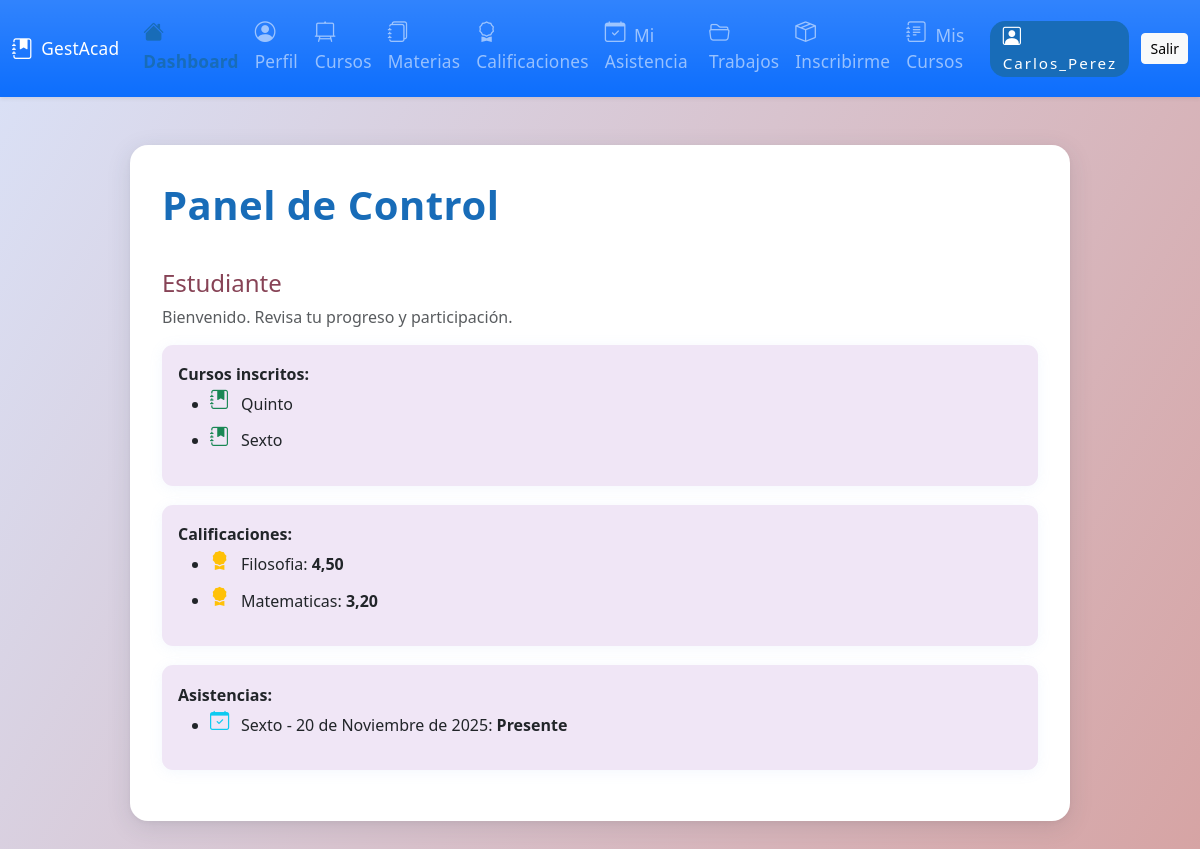
Page /dashboard/ (signed in) on the committed database.
### cursos/models.py (models this page shows, shortened)
class Curso(models.Model):
    nombre = models.CharField(max_length=100)
    descripcion = models.TextField(blank=True)
    profesor = models.ForeignKey(User, on_delete=models.CASCADE, related_name='cursos_a_cargo', null=True, blank=True)  # <-- CAMBIO: profesor a cargo

class Materia(models.Model):
    curso = models.ForeignKey(Curso, on_delete=models.CASCADE, related_name='materias')
    nombre = models.CharField(max_length=100)
    descripcion = models.TextField(blank=True)
    profesor = models.ForeignKey(User, on_delete=models.SET_NULL, null=True, blank=True, related_name='materias')

### calificaciones/models.py (models this page shows, shortened)
class Calificacion(models.Model):
    estudiante = models.ForeignKey(User, on_delete=models.CASCADE, limit_choices_to={'groups__name': 'Estudiante'})
    materia = models.ForeignKey(Materia, on_delete=models.CASCADE)
    nota = models.DecimalField(max_digits=4, decimal_places=2)
    fecha_registro = models.DateField(auto_now_add=True)

### asistencia/models.py (models this page shows, shortened)
class RegistroAsistencia(models.Model):
    estudiante = models.ForeignKey(User, on_delete=models.CASCADE, limit_choices_to={'groups__name': 'Estudiante'})
    curso = models.ForeignKey(Curso, on_delete=models.CASCADE)
    fecha = models.DateField()
    presente = models.BooleanField(default=False)
    class Meta:
        unique_together = ('estudiante', 'curso', 'fecha')

### dashboard/views.py (the view)
# urls.py: path('', views.dashboard, name='dashboard'),
@login_required
def dashboard(request):
    user = request.user
    grupos = user.groups.values_list('name', flat=True)
    context = {}
    if 'Admin' in grupos or user.is_superuser:
        context['rol'] = 'admin'
        context['total_usuarios'] = user.__class__.objects.count()
        context['total_cursos'] = Curso.objects.count()
        context['total_estudiantes'] = user.__class__.objects.filter(groups__name='Estudiante').count()
    elif 'Profesor' in grupos:
        context['rol'] = 'profesor'
        context['cursos'] = Curso.objects.filter(profesor=user)
    elif 'Estudiante' in grupos:
        context['rol'] = 'estudiante'
        calificaciones = Calificacion.objects.filter(estudiante=user)
        context['calificaciones'] = calificaciones
        context['asistencias'] = RegistroAsistencia.objects.filter(estudiante=user)
        inscripciones = Inscripcion.objects.filter(estudiante=user).select_related('curso')
        context['cursos'] = [i.curso for i in inscripciones]
    else:
        context['rol'] = 'anonimo'
    return render(request, 'dashboard/dashboard.html', context)

### dashboard/templates/dashboard/dashboard.html (shortened to what this page needs)
<!DOCTYPE html>
<html lang="es">
<head>
    <link href="https://cdn.jsdelivr.net/npm/bootstrap@5.3.2/dist/css/bootstrap.min.css" rel="stylesheet">
    <link href="https://cdn.jsdelivr.net/npm/bootstrap-icons@1.10.5/font/bootstrap-icons.css" rel="stylesheet">
</head>
<body>
<nav class="navbar navbar-expand-lg navbar-dark bg-gradient bg-primary shadow-sm">
  <div class="container-fluid">
    <a class="navbar-brand d-flex align-items-center" href="{% url 'dashboard:dashboard' %}">
        <i class="bi bi-journal-bookmark-fill"></i> GestAcad
    </a>
    <div class="collapse navbar-collapse" id="navbarSupportedContent">
      <ul class="navbar-nav me-auto mb-2 mb-lg-0">
        {% if rol == 'admin' %}
          <li class="nav-item"><a class="nav-link {% if request.resolver_match.url_name == 'dashboard' %}active{% endif %}" href="{% url 'dashboard:dashboard' %}"><i class="bi bi-house-fill"></i>Dashboard</a></li>
          <li class="nav-item"><a class="nav-link" href="{% url 'usuarios:perfil' %}"><i class="bi bi-person-badge-fill"></i>Usuarios</a></li>
          <li class="nav-item"><a class="nav-link" href="{% url 'cursos:listar_cursos' %}"><i class="bi bi-easel2-fill"></i>Cursos</a></li>
          <li class="nav-item"><a class="nav-link" href="{% url 'cursos:listar_materias' %}"><i class="bi bi-journals"></i>Materias</a></li>
          <li class="nav-item"><a class="nav-link" href="{% url 'calificaciones:listar_calificaciones' %}"><i class="bi bi-award-fill"></i>Calificaciones</a></li>
          <li class="nav-item"><a class="nav-link" href="{% url 'asistencia:listar_asistencia' %}"><i class="bi bi-calendar-check-fill"></i>Asistencias</a></li>
        {% elif rol == 'estudiante' %}
          <li class="nav-item"><a class="nav-link {% if request.resolver_match.url_name == 'dashboard' %}active{% endif %}" href="{% url 'dashboard:dashboard' %}"><i class="bi bi-house-fill"></i>Dashboard</a></li>
          <li class="nav-item"><a class="nav-link" href="{% url 'usuarios:perfil' %}"><i class="bi bi-person-circle"></i>Perfil</a></li>
          <li class="nav-item"><a class="nav-link" href="{% url 'cursos:listar_cursos' %}"><i class="bi bi-easel2"></i>Cursos</a></li>
          <li class="nav-item"><a class="nav-link" href="{% url 'cursos:listar_materias' %}"><i class="bi bi-journals"></i>Materias</a></li>
          <li class="nav-item"><a class="nav-link" href="{% url 'calificaciones:listar_calificaciones' %}"><i class="bi bi-award"></i>Calificaciones</a></li>
          <li class="nav-item"><a class="nav-link" href="{% url 'asistencia:asistencia_estudiante' %}"><i class="bi bi-calendar-check"></i>Mi Asistencia</a></li>
          <li class="nav-item"><a class="nav-link" href="{% url 'trabajos:listar_trabajos' %}"><i class="bi bi-folder2-open"></i> Trabajos</a></li>
          <li class="nav-item"><a class="nav-link" href="{% url 'inscripciones:cursos_disponibles' %}"><i class="bi bi-box-seam"></i>Inscribirme</a></li>
          <li class="nav-item"><a class="nav-link" href="{% url 'inscripciones:mis_cursos' %}"><i class="bi bi-journal-text"></i>Mis Cursos</a></li>
        {% endif %}
      </ul>
      <span class="navbar-text d-flex align-items-center">
        <span class="perfil-chip"><i class="bi bi-person-square"></i>{{ user.username }}</span>
        <form action="{% url 'usuarios:logout' %}" method="post" style="display:inline;">
            <button type="submit" class="btn btn-light btn-sm">Salir</button>
        </form>
      </span>
    </div>
  </div>
</nav>
<div class="content-box">
    <h1 class="welcome">Panel de Control</h1>
    {% if rol == 'admin' %}
        <h3>Administrador</h3>
        <div class="stats-box shadow-sm">
          <p><strong>Usuarios:</strong> {{ total_usuarios }}</p>
          <p><strong>Cursos:</strong> {{ total_cursos }}</p>
          <p><strong>Estudiantes:</strong> {{ total_estudiantes }}</p>
        </div>
        <p class="mt-2 text-muted">Bienvenido Admin. Aquí puedes gestionar usuarios, cursos, asistencia y ver reportes globales interactivos.</p>
    {% elif rol == 'estudiante' %}
        <h3>Estudiante</h3>
        <p class="mt-1 text-muted">Bienvenido. Revisa tu progreso y participación.</p>
        <div class="stats-box">
            <strong>Cursos inscritos:</strong>
            <ul>
              {% for curso in cursos %}
                <li><i class="bi bi-journal-bookmark-fill text-success"></i> {{ curso.nombre }}</li>
              {% empty %}
                <li>No tienes cursos asignados.</li>
              {% endfor %}
            </ul>
        </div>
        <div class="stats-box">
            <strong>Calificaciones:</strong>
            <ul>
                {% for calificacion in calificaciones %}
                  <li><i class="bi bi-award-fill text-warning"></i> {{ calificacion.materia.nombre }}: <b>{{ calificacion.nota }}</b></li>
                {% empty %}
                  <li>No tienes calificaciones registradas.</li>
                {% endfor %}
            </ul>
        </div>
        <div class="stats-box">
            <strong>Asistencias:</strong>
            <ul>
                {% for asistencia in asistencias %}
                  <li><i class="bi bi-calendar-check text-info"></i> {{ asistencia.curso.nombre }} - {{ asistencia.fecha }}: <span class="fw-bold">{{ asistencia.presente|yesno:"Presente,Ausente" }}</span></li>
                {% empty %}
                  <li>No hay registros de asistencia.</li>
                {% endfor %}
            </ul>
        </div>
    {% else %}
        <div class="alert alert-warning">No tienes rol asignado. Consulta con el administrador.</div>
    {% endif %}
</div>
</body>
</html>

### dashboard/templates/dashboard/dashboard.html (style rules this page uses)
body { background: linear-gradient(120deg, #dae2f8 0%, #d6a4a4 100%); min-height: 100vh; margin: 0; }
.navbar { position: sticky; top: 0; z-index: 1000; }
.content-box { background: white; padding: 2.2em 2em 2em 2em; border-radius: 18px; box-shadow: 0 6px 25px rgba(44,62,80,0.13), 0 1.5px 5px rgba(0,0,0,0.04); max-width: 940px; margin: 3em auto 2em auto; animation: fadein .7s; }
h1.welcome { color:#186cb8; font-weight: bold; margin-bottom: 1em; letter-spacing: 0.5px; }
h3 { color:#874356; font-size: 1.5em; margin-bottom: 0.3em; }
.stats-box { background: #f0e6f6; border-radius: 11px; padding: 1.1em 1em; margin-bottom: 1.2em; box-shadow: 0 2px 14px rgba(137,181,236,0.10); }
ul li { margin-bottom: 0.4em; }
.nav-link, .navbar-brand { font-size: 1.08em; letter-spacing: 0.2px; }
.nav-link.active { font-weight:bold; color:#186cb8 !important; }
.bi { font-size: 1.2em; margin-right: .4em; vertical-align: text-bottom; }
.perfil-chip { background: #186cb8; color: #fff; border-radius: 1em; padding: 0.13em 0.8em 0.13em 0.8em; font-size: 0.95em; margin-right: 0.8em; letter-spacing: 0.13em; }

### rows in the picture
Curso: nombre "Quinto"
Curso: nombre "Sexto"
Calificacion: materia.nombre "Filosofia", nota "4,50"
Calificacion: materia.nombre "Matematicas", nota "3,20"
RegistroAsistencia: curso.nombre "Sexto", fecha "20 de Noviembre de 2025", presente "Presente"

### other values in the picture
{{ user.username }} "Carlos_Perez"
